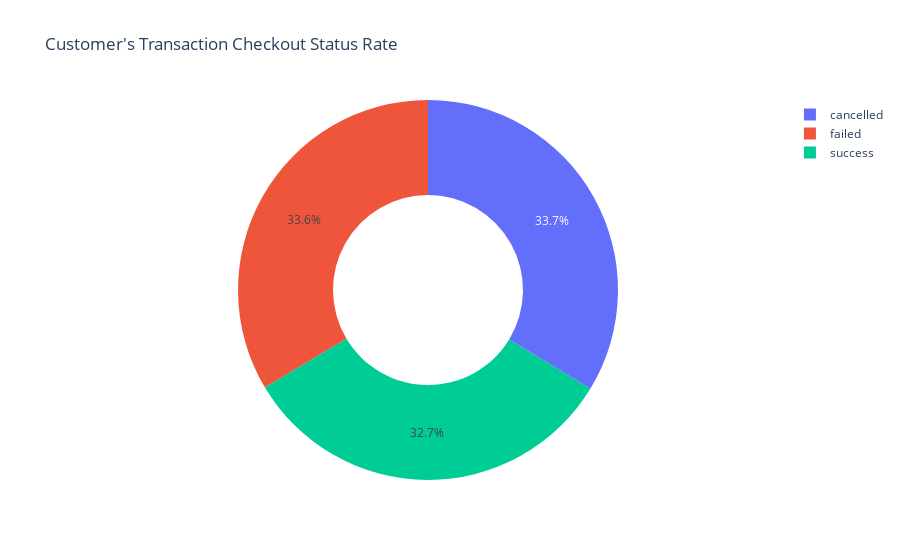

Write notebook code for a chart like this one.
### Code cell
# looking at the status of customers that checked out

res = new_data[new_data['order_id'].notna()].groupby('customer_id')['status'].unique().value_counts()

fig = go.Figure(data=go.Pie(labels=res.index, values=res, hole=0.5))


fig.update_layout(title='Customer\'s Transaction Checkout Status Rate')

fig.show()

printmd('Out of <b>9165</b> customers that checked out, customers that <b>cancelled</b> order are <b>33.7%</b>, the percentage of <b>33.6% failed</b> transactions and the percentage of <b>33.6% successful</b> order')

### Figure 1 — Plotly figure (JSON) as saved in the notebook; plotly's stock layout.template omitted (floating-point values rounded to 4 significant figures)
{"data": [{"hole": 0.5, "labels": [["cancelled"], ["failed"], ["success"]], "type": "pie", "values": [3089, 3078, 2998]}], "layout": {"title": {"text": "Customer's Transaction Checkout Status Rate"}}}
